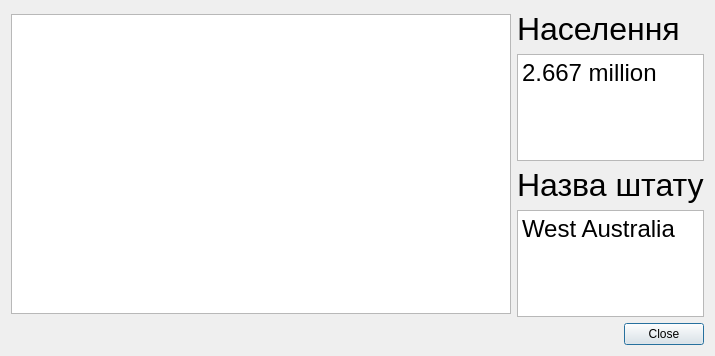
<?xml version="1.0" encoding="UTF-8"?>
<ui version="4.0">
 <class>West</class>
 <widget class="QDialog" name="West">
  <property name="geometry">
   <rect>
    <x>0</x>
    <y>0</y>
    <width>681</width>
    <height>356</height>
   </rect>
  </property>
  <property name="windowTitle">
   <string>Dialog</string>
  </property>
  <layout class="QGridLayout" name="gridLayout">
   <item row="4" column="1">
    <widget class="QDialogButtonBox" name="close">
     <property name="font">
      <font>
       <family>.AppleSystemUIFont</family>
      </font>
     </property>
     <property name="standardButtons">
      <set>QDialogButtonBox::Close</set>
     </property>
    </widget>
   </item>
   <item row="0" column="0" rowspan="4">
    <widget class="QTextBrowser" name="textBrowser_3">
     <property name="minimumSize">
      <size>
       <width>500</width>
       <height>0</height>
      </size>
     </property>
     <property name="maximumSize">
      <size>
       <width>16777215</width>
       <height>300</height>
      </size>
     </property>
     <property name="styleSheet">
      <string notr="true">border-image: url(&quot;:/images/west.png&quot;) 0 0 0 0 stretch stretch;
</string>
     </property>
    </widget>
   </item>
   <item row="0" column="1">
    <widget class="QLabel" name="label">
     <property name="text">
      <string>&lt;html&gt;&lt;head/&gt;&lt;body&gt;&lt;p&gt;&lt;span style=&quot; font-size:24pt;&quot;&gt;Населення&lt;/span&gt;&lt;/p&gt;&lt;/body&gt;&lt;/html&gt;</string>
     </property>
    </widget>
   </item>
   <item row="2" column="1">
    <widget class="QLabel" name="label_2">
     <property name="text">
      <string>&lt;html&gt;&lt;head/&gt;&lt;body&gt;&lt;p&gt;&lt;span style=&quot; font-size:24pt;&quot;&gt;Назва штату&lt;/span&gt;&lt;/p&gt;&lt;/body&gt;&lt;/html&gt;</string>
     </property>
    </widget>
   </item>
   <item row="1" column="1">
    <widget class="QTextBrowser" name="textBrowser">
     <property name="html">
      <string>&lt;!DOCTYPE HTML PUBLIC &quot;-//W3C//DTD HTML 4.0//EN&quot; &quot;http://www.w3.org/TR/REC-html40/strict.dtd&quot;&gt;
&lt;html&gt;&lt;head&gt;&lt;meta name=&quot;qrichtext&quot; content=&quot;1&quot; /&gt;&lt;meta charset=&quot;utf-8&quot; /&gt;&lt;style type=&quot;text/css&quot;&gt;
p, li { white-space: pre-wrap; }
hr { height: 1px; border-width: 0; }
li.unchecked::marker { content: &quot;\2610&quot;; }
li.checked::marker { content: &quot;\2612&quot;; }
&lt;/style&gt;&lt;/head&gt;&lt;body style=&quot; font-family:'.AppleSystemUIFont'; font-size:13pt; font-weight:400; font-style:normal;&quot;&gt;
&lt;p style=&quot; margin-top:12px; margin-bottom:12px; margin-left:0px; margin-right:0px; -qt-block-indent:0; text-indent:0px;&quot;&gt;&lt;span style=&quot; font-size:18pt;&quot;&gt;2.667 million&lt;/span&gt;&lt;/p&gt;&lt;/body&gt;&lt;/html&gt;</string>
     </property>
    </widget>
   </item>
   <item row="3" column="1">
    <widget class="QTextBrowser" name="textBrowser_2">
     <property name="html">
      <string>&lt;!DOCTYPE HTML PUBLIC &quot;-//W3C//DTD HTML 4.0//EN&quot; &quot;http://www.w3.org/TR/REC-html40/strict.dtd&quot;&gt;
&lt;html&gt;&lt;head&gt;&lt;meta name=&quot;qrichtext&quot; content=&quot;1&quot; /&gt;&lt;meta charset=&quot;utf-8&quot; /&gt;&lt;style type=&quot;text/css&quot;&gt;
p, li { white-space: pre-wrap; }
hr { height: 1px; border-width: 0; }
li.unchecked::marker { content: &quot;\2610&quot;; }
li.checked::marker { content: &quot;\2612&quot;; }
&lt;/style&gt;&lt;/head&gt;&lt;body style=&quot; font-family:'.AppleSystemUIFont'; font-size:13pt; font-weight:400; font-style:normal;&quot;&gt;
&lt;p style=&quot; margin-top:12px; margin-bottom:12px; margin-left:0px; margin-right:0px; -qt-block-indent:0; text-indent:0px;&quot;&gt;&lt;span style=&quot; font-size:18pt;&quot;&gt;West Australia&lt;/span&gt;&lt;/p&gt;&lt;/body&gt;&lt;/html&gt;</string>
     </property>
    </widget>
   </item>
  </layout>
 </widget>
 <resources/>
 <connections/>
</ui>
